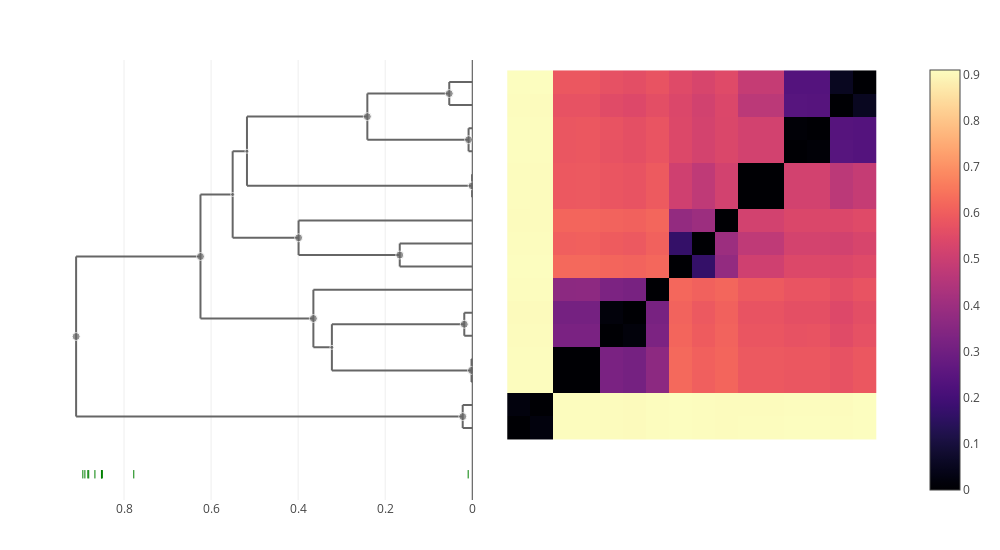

Notebook code for this chart:
### Markdown cell above
### multivorans

### Code cell
let taxon = "multivorans"
    trees[taxon] = cluster_annotate(cdata, taxon)
    plot(clustermap(cdata, trees[taxon]))
end

### Figure 1 — Plotly figure (JSON) as saved in the notebook; plotly's stock layout.template omitted (floating-point values rounded to 4 significant figures; data arrays with more than 128 entries replaced by an {"elided": "..."} marker saying what was removed)
{"data": [{"colorscale": {"elided": "256x2 mixed values"}, "type": "heatmap", "x": [0.5, 1.5, 2.5, 3.5, 4.5, 5.5, 6.5, 7.5, 8.5, 9.5, 10.5, 11.5, 12.5, 13.5, 14.5, 15.5, 16.5], "y": [0.5, 1.5, 2.5, 3.5, 4.5, 5.5, 6.5, 7.5, 8.5, 9.5, 10.5, 11.5, 12.5, 13.5, 14.5, 15.5, 16.5], "z": {"elided": "16x16 float values"}}, {"hoverinfo": "skip", "line": {"color": "#666666"}, "mode": "lines", "showlegend": false, "type": "scatter", "x": [0.001692, 0.001692, null, 0.001692, 0, null, 0.001692, 0, null], "xaxis": "x2", "y": [3, 4, null, 3, 3, null, 4, 4, null], "yaxis": "y"}, {"hoverinfo": "skip", "line": {"color": "#666666"}, "mode": "lines", "showlegend": false, "type": "scatter", "x": [0.02198, 0.02198, null, 0.02198, 0, null, 0.02198, 0, null], "xaxis": "x2", "y": [1, 2, null, 1, 1, null, 2, 2, null], "yaxis": "y"}, {"hoverinfo": "skip", "line": {"color": "#666666"}, "mode": "lines", "showlegend": false, "type": "scatter", "x": [0.365, 0.365, null, 0.365, 0.3225, null, 0.365, 0, null], "xaxis": "x2", "y": [4.5, 7, null, 4.5, 4.5, null, 7, 7, null], "yaxis": "y"}, {"hoverinfo": "skip", "line": {"color": "#666666"}, "mode": "lines", "showlegend": false, "type": "scatter", "x": [0.3225, 0.3225, null, 0.3225, 0.001692, null, 0.3225, 0.01837, null], "xaxis": "x2", "y": [3.5, 5.5, null, 3.5, 3.5, null, 5.5, 5.5, null], "yaxis": "y"}, {"hoverinfo": "skip", "line": {"color": "#666666"}, "mode": "lines", "showlegend": false, "type": "scatter", "x": [0.5504, 0.5504, null, 0.5504, 0.399, null, 0.5504, 0.5175, null], "xaxis": "x2", "y": [9.25, 13, null, 9.25, 9.25, null, 13, 13, null], "yaxis": "y"}, {"hoverinfo": "skip", "line": {"color": "#666666"}, "mode": "lines", "showlegend": false, "type": "scatter", "x": [0.008502, 0.008502, null, 0.008502, 0, null, 0.008502, 0, null], "xaxis": "x2", "y": [13, 14, null, 13, 13, null, 14, 14, null], "yaxis": "y"}, {"hoverinfo": "skip", "line": {"color": "#666666"}, "mode": "lines", "showlegend": false, "type": "scatter", "x": [0.0004337, 0.0004337, null, 0.0004337, 0, null, 0.0004337, 0, null], "xaxis": "x2", "y": [11, 12, null, 11, 11, null, 12, 12, null], "yaxis": "y"}, {"hoverinfo": "skip", "line": {"color": "#666666"}, "mode": "lines", "showlegend": false, "type": "scatter", "x": [0.05287, 0.05287, null, 0.05287, 0, null, 0.05287, 0, null], "xaxis": "x2", "y": [15, 16, null, 15, 15, null, 16, 16, null], "yaxis": "y"}, {"hoverinfo": "skip", "line": {"color": "#666666"}, "mode": "lines", "showlegend": false, "type": "scatter", "x": [0.241, 0.241, null, 0.241, 0.008502, null, 0.241, 0.05287, null], "xaxis": "x2", "y": [13.5, 15.5, null, 13.5, 13.5, null, 15.5, 15.5, null], "yaxis": "y"}, {"hoverinfo": "skip", "line": {"color": "#666666"}, "mode": "lines", "showlegend": false, "type": "scatter", "x": [0.5175, 0.5175, null, 0.5175, 0.0004337, null, 0.5175, 0.241, null], "xaxis": "x2", "y": [11.5, 14.5, null, 11.5, 11.5, null, 14.5, 14.5, null], "yaxis": "y"}, {"hoverinfo": "skip", "line": {"color": "#666666"}, "mode": "lines", "showlegend": false, "type": "scatter", "x": [0.01837, 0.01837, null, 0.01837, 0, null, 0.01837, 0, null], "xaxis": "x2", "y": [5, 6, null, 5, 5, null, 6, 6, null], "yaxis": "y"}, {"hoverinfo": "skip", "line": {"color": "#666666"}, "mode": "lines", "showlegend": false, "type": "scatter", "x": [0.1666, 0.1666, null, 0.1666, 0, null, 0.1666, 0, null], "xaxis": "x2", "y": [8, 9, null, 8, 8, null, 9, 9, null], "yaxis": "y"}, {"hoverinfo": "skip", "line": {"color": "#666666"}, "mode": "lines", "showlegend": false, "type": "scatter", "x": [0.91, 0.91, null, 0.91, 0.02198, null, 0.91, 0.6244, null], "xaxis": "x2", "y": [1.5, 8.438, null, 1.5, 1.5, null, 8.438, 8.438, null], "yaxis": "y"}, {"hoverinfo": "skip", "line": {"color": "#666666"}, "mode": "lines", "showlegend": false, "type": "scatter", "x": [0.399, 0.399, null, 0.399, 0.1666, null, 0.399, 0, null], "xaxis": "x2", "y": [8.5, 10, null, 8.5, 8.5, null, 10, 10, null], "yaxis": "y"}, {"hoverinfo": "skip", "line": {"color": "#666666"}, "mode": "lines", "showlegend": false, "type": "scatter", "x": [0.6244, 0.6244, null, 0.6244, 0.365, null, 0.6244, 0.5504, null], "xaxis": "x2", "y": [5.75, 11.12, null, 5.75, 5.75, null, 11.12, 11.12, null], "yaxis": "y"}, {"customdata": [[30, 14], [21, 2], [26, 5], [25, 4], [29, 9], [19, 2], [17, 2], [22, 2], [24, 4], [28, 6], [20, 2], [23, 2], [31, 16], [27, 3], [18, 2]], "hovertemplate": "ID: %{customdata[0]}<br>\nHeight: %{x:.3f}<br>\nGenome count: %{customdata[1]}\n\n<extra></extra>", "marker": {"color": "#666666", "size": [8, 8, 8, 4, 4, 8, 8, 8, 8, 4, 8, 8, 8, 8, 8]}, "mode": "markers", "showlegend": false, "type": "scatter", "x": [0.6244, 0.02198, 0.365, 0.3225, 0.5504, 0.008502, 0.0004337, 0.05287, 0.241, 0.5175, 0.01837, 0.1666, 0.91, 0.399, 0.001692], "xaxis": "x2", "y": [8.438, 1.5, 5.75, 4.5, 11.12, 13.5, 11.5, 15.5, 14.5, 13, 5.5, 8.5, 4.969, 9.25, 3.5], "yaxis": "y"}, {"hovertemplate": "%{text} <br>\n%{x}\n<extra></extra>\n", "marker": {"color": "green", "line": {"color": "green", "width": 1}, "symbol": "line-ns"}, "mode": "markers", "text": ["cenocepacia", "anthina", "cepacia", "lata", "contaminans", "pseudomultivorans", "diffusa", "territorii", "dolosa", "vietnamiensis"], "type": "scatter", "x": [0.009414, 0.7776, 0.8496, 0.8516, 0.8519, 0.8668, 0.881, 0.8831, 0.8899, 0.8946], "xaxis": "x2", "y": [-1, -1, -1, -1, -1, -1, -1, -1, -1, -1, -1]}], "layout": {"height": 550, "hovermode": "closest", "margin": {"b": 50, "l": 50, "r": 50, "t": 60}, "showlegend": false, "width": 1000, "xaxis": {"domain": [0.505, 1], "scaleanchor": "y", "visible": false}, "xaxis2": {"autorange": "reversed", "domain": [0, 0.495], "rangemode": "nonnegative", "showspikes": true, "spikedash": "solid", "spikemode": "across", "spikethickness": 1}, "yaxis": {"scaleanchor": "x", "visible": false}}}
